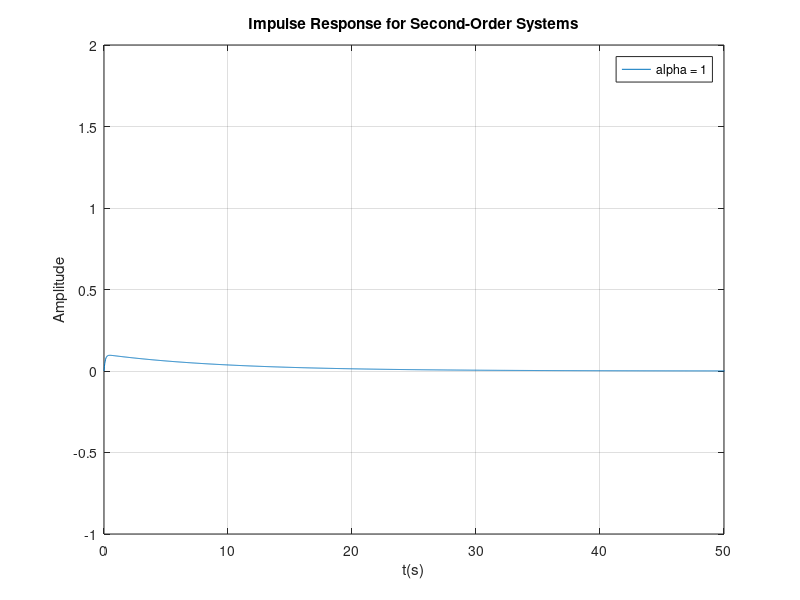
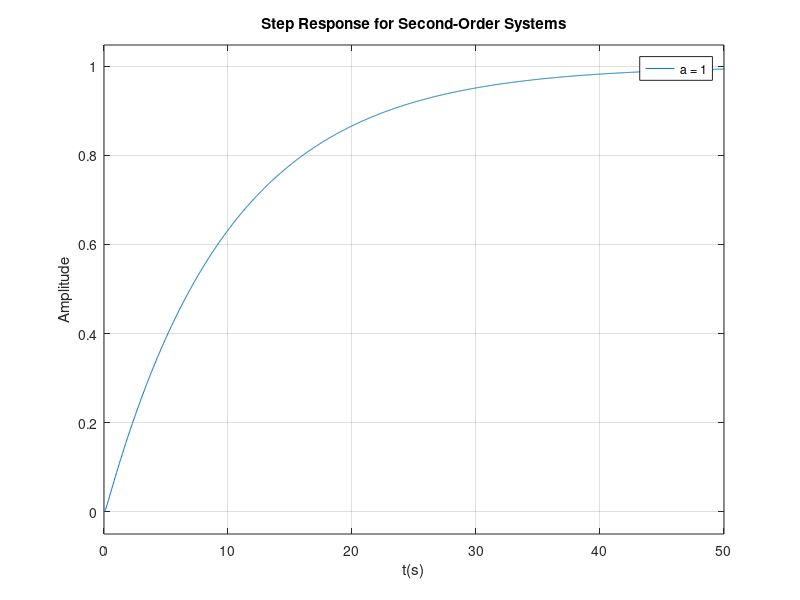

Write MATLAB code to recreate these figures, in order.
% Plot impulse and step responses of our canonical second-order system
clear; clc; close all;

% System parameters
omega_0 = 1;
alphas = [1, 0.2, 0, 5];
K = 1;
num = K;

% Plot impulse responses
figure();
hold on;
for i = 1:length(alphas)
    alpha = alphas(i);
    den = [1 2*alpha omega_0];    % denominator [s^2 + 2*alpha*s + omega_0^2]
    H = tf(num, den);
    impulse(H);
end
xlabel('t(s)');
ylabel('Amplitude');
title('Impulse Response for Second-Order Systems');
axis([0, 50, -1, 2]);
legend('alpha = 1', 'alpha = 0.2', 'alpha = 0', 'alpha = 5');
grid on;
hold off;

% Plot step responses
figure(2);
hold on;
for i = 1:length(alphas)
    alpha = alphas(i);
    den = [1 2*alpha omega_0];    % denominator [s^2 + 2*alpha*s + omega_0^2]
    H = tf(num, den);
    step(H);
end
xlabel('t(s)');
ylabel('Amplitude');
title('Step Response for Second-Order Systems');
axis([0, 50])
legend('a = 1', 'a = 0.2', 'a = 0', 'a = 5');
grid on;
hold off;
